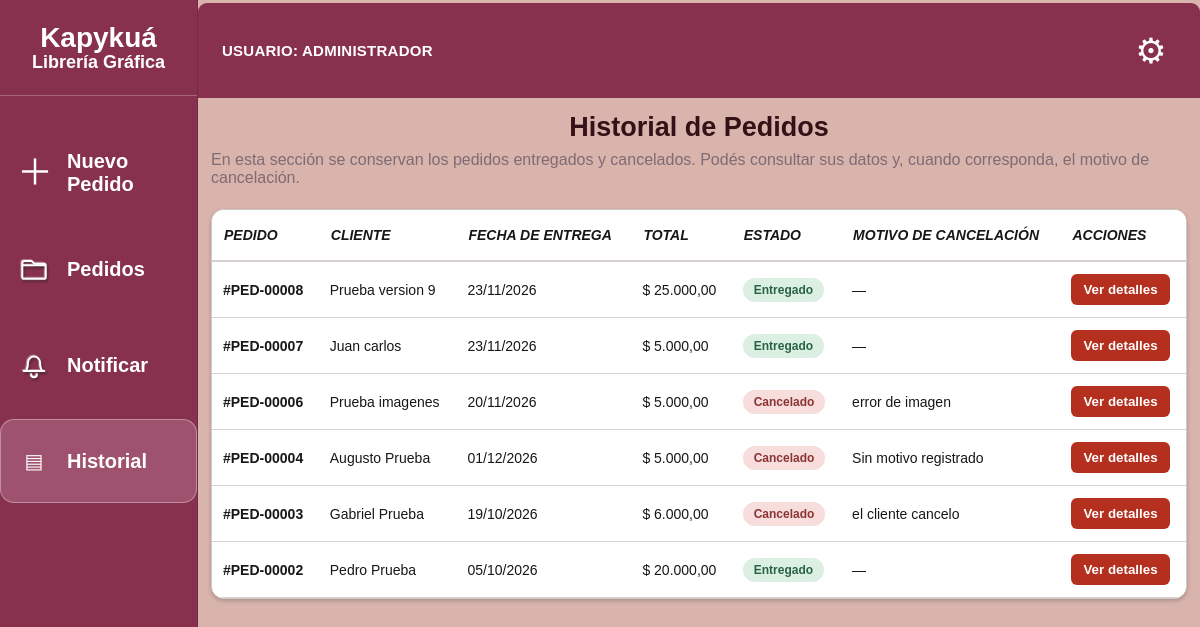
/kapykua/index.php?vista=historial (signed in), run on the app's committed database.
### tables this page shows
CREATE TABLE `pedido` (
  `idPedido` int(11) NOT NULL,
  `fechaRegistro` datetime DEFAULT current_timestamp(),
  `fechaEntrega` date NOT NULL,
  `precioTotal` decimal(10,2) NOT NULL DEFAULT 0.00,
  `idCliente` int(11) NOT NULL,
  `idEstado` int(11) NOT NULL,
  `motivoCancelacion` varchar(500) DEFAULT NULL,
  `idUsuario` int(11) NOT NULL
);

CREATE TABLE `cliente` (
  `idCliente` int(11) NOT NULL,
  `nombre` varchar(20) NOT NULL,
  `telefono` varchar(20) DEFAULT NULL
);

CREATE TABLE `estadopedido` (
  `idEstado` int(11) NOT NULL,
  `descripcionEstado` varchar(150) NOT NULL
);

### kapykua/index.php (the view, shortened to what the rows shown need)
<?php
require_once "conexion.php";
    ?><?php
$productos = [];
$resultadoProductos = $conn->query(
    "SELECT idProducto, nombre, descripcion, precio
     FROM producto
     ORDER BY nombre ASC, idProducto ASC"
);
if ($resultadoProductos) {
    while ($producto = $resultadoProductos->fetch_assoc()) {
        $productos[] = $producto;
    }
}
$mediosPago = [];
$resultadoMedios = $conn->query(
    "SELECT idMedioPago, nombre
     FROM mediopago
     ORDER BY idMedioPago ASC"
);
if ($resultadoMedios) {
    while ($medio = $resultadoMedios->fetch_assoc()) {
        $mediosPago[] = $medio;
    }
}
$vistaSolicitada = $_GET["vista"] ?? $_POST["vista"] ?? "nuevo";
$vista = in_array($vistaSolicitada, ["nuevo", "pedidos", "notificar", "historial"], true)
    ? $vistaSolicitada
    : "nuevo";
$pedidos = [];
if (in_array($vista, ["pedidos", "notificar", "historial"], true)) {
    $sqlPedidos = "
        SELECT
            p.idPedido,
            p.idEstado,
            p.fechaEntrega,
            p.precioTotal,
            p.motivoCancelacion,
            c.nombre AS cliente,
            c.telefono,
            ep.descripcionEstado AS estado,
            GROUP_CONCAT(
                CONCAT(pr.nombre, ' (', dp.cantidad, ')')
                ORDER BY pr.nombre SEPARATOR '||'
            ) AS productos,
            GROUP_CONCAT(
                CONCAT(
                    dp.idDetalle, '||',
                    COALESCE(dp.idDiseño, 0), '||',
                    pr.nombre, '||',
                    dp.cantidad, '||',
                    dp.precioUnitario, '||',
                    COALESCE(d.descripcion, ''), '||',
                    COALESCE(d.archivo, '')
                )
                ORDER BY pr.nombre SEPARATOR '##'
            ) AS detalle_productos
        FROM pedido p
        INNER JOIN cliente c ON c.idCliente = p.idCliente
        LEFT JOIN estadopedido ep ON ep.idEstado = p.idEstado
        LEFT JOIN detallepedido dp ON dp.idPedido = p.idPedido
        LEFT JOIN producto pr ON pr.idProducto = dp.idProducto
        LEFT JOIN diseño d ON d.idDiseño = dp.idDiseño
        WHERE " . (
            $vista === "historial"
                ? "LOWER(ep.descripcionEstado) IN ('entregado','cancelado')"
                : ($vista === "pedidos"
                    ? "LOWER(ep.descripcionEstado) NOT IN ('terminado','entregado','cancelado')"
                    : "1 = 0")
        ) . "
        GROUP BY p.idPedido, p.idEstado, p.fechaEntrega, p.precioTotal, p.motivoCancelacion,
                 c.nombre, c.telefono, ep.descripcionEstado
        ORDER BY p.idPedido DESC
    ";
    $resultadoPedidos = $conn->query($sqlPedidos);
    if ($resultadoPedidos) {
        while ($pedido = $resultadoPedidos->fetch_assoc()) {
            $pedidos[] = $pedido;
        }
    }
}
?>
<!DOCTYPE html>
<html lang="es">
<head>
    <link rel="stylesheet" href="style.css">
</head>
<body>
<div class="app">
    <div class="principal">
        <main class="contenido">
            <?php if ($vista === "nuevo"): ?>
            <form method="POST" id="pedidoForm" enctype="multipart/form-data">
                <div class="pasos">
                    <section class="paso abierto" data-paso="1">
                        <div class="titulo-paso">
                            <span class="numero">1</span>
                            <h2>DATOS DEL CLIENTE</h2>
                            <button type="button" class="flecha" data-abrir="1">&gt;</button>
                        </div>
                        <div class="contenido-oculto">
                            <div class="campo">
                                <label for="nombre">Nombre *</label>
                                <input type="text" id="nombre" name="nombre" maxlength="20" required>
                            </div>
                            <div class="campo">
                                <label for="telefono">Teléfono</label>
                                <input type="tel" id="telefono" name="telefono" maxlength="20">
                            </div>
                            <div class="botonera">
                                <button type="button" class="btn-siguiente" data-siguiente="2">
                                    Siguiente &gt;
                                </button>
                            </div>
                        </div>
                    </section>
                    <section class="paso cerrado" data-paso="2">
                        <div class="titulo-paso">
                            <span class="numero">2</span>
                            <h2>INFORMACIÓN DEL PEDIDO</h2>
                            <button type="button" class="flecha" data-abrir="2">&gt;</button>
                        </div>
                        <div class="contenido-oculto">
                            <div id="listaDetallesPedido">
                                <div class="detalle-producto campo-detalle" data-detalle>
                                    <div class="detalle-producto-encabezado"><h3>Producto 1</h3></div>
                                    <div class="campo">
                                        <label>Producto *</label>
                                        <select name="producto[]" required>
                                            <option value="">Seleccione un producto</option>
                                            <?php foreach ($productos as $producto): ?>
                                                <option value="<?php echo (int)$producto["idProducto"]; ?>"><?php echo htmlspecialchars($producto["nombre"] . (!empty($producto["descripcion"]) ? " - " . $producto["descripcion"] : "")); ?></option>
                                            <?php endforeach; ?>
                                        </select>
                                    </div>
                                    <div class="fila">
                                        <div class="campo"><label>Cantidad *</label><input type="number" name="cantidad[]" min="1" value="1" required></div>
                                        <div class="campo"><label>Precio acordado por este detalle *</label><input type="number" name="precio_acordado[]" min="0" step="0.01" placeholder="0.00" required></div>
                                    </div>
                                    <div class="campo"><label>Descripción e indicaciones</label><textarea name="diseno[]" rows="3" maxlength="1000" placeholder="Describí el diseño solicitado y cualquier indicación importante para este producto..."></textarea></div>
                                    <div class="campo"><label>Archivos del diseño (opcional)</label><input type="file" name="archivos[0][]" multiple accept=".jpg,.jpeg,.png,.webp,.pdf"><small>Podés adjuntar varios JPG, PNG, WEBP o PDF. Máximo 8 MB por archivo.</small></div>
                                    <button type="button" class="btn-quitar-detalle" data-eliminar-detalle disabled>Eliminar producto</button>
                                </div>
                            </div>
                            <button type="button" class="btn-agregar-detalle" id="agregarDetalle">+ Agregar nuevo producto</button>
                            <div class="resumen"><div><span>Total de productos</span><strong id="totalPedidoVisual">$ 0,00</strong></div></div>
                            <div class="botonera">
                                <button type="button" class="btn-atras" data-anterior="1">
                                    &lt; Atrás
                                </button>
                                <button type="button" class="btn-siguiente" data-siguiente="3">
                                    Siguiente &gt;
                                </button>
                            </div>
                        </div>
                    </section>
                    <section class="paso cerrado" data-paso="3">
                        <div class="titulo-paso">
                            <span class="numero">3</span>
                            <h2>FECHA DE ENTREGA</h2>
                            <button type="button" class="flecha" data-abrir="3">&gt;</button>
                        </div>
                        <div class="contenido-oculto">
                            <div class="campo">
                                <label for="fecha_entrega">Fecha *</label>
                                <input type="date" id="fecha_entrega" name="fecha_entrega" required>
                            </div>
                            <div class="botonera">
                                <button type="button" class="btn-atras" data-anterior="2">
                                    &lt; Atrás
                                </button>
                                <button type="button" class="btn-siguiente" data-siguiente="4">
                                    Siguiente &gt;
                                </button>
                            </div>
                        </div>
                    </section>
                    <section class="paso cerrado" data-paso="4">
                        <div class="titulo-paso">
                            <span class="numero">4</span>
                            <h2>PAGO</h2>
                            <button type="button" class="flecha" data-abrir="4">&gt;</button>
                        </div>
                        <div class="contenido-oculto">
                            <div class="resumen">
                                <div>
                                    <span>Precio total</span>
                                    <strong id="totalVisual">$ 0,00</strong>
                                </div>
                            </div>
                            <div class="fila">
                                <div class="campo">
                                    <label for="monto">Monto de la seña *</label>
                                    <input
                                        type="number"
                                        id="monto"
                                        name="monto"
                                        min="0.01"
                                        step="0.01"
                                        placeholder="0.00"
                                        required
                                    >
                                </div>
                                <div class="campo">
                                    <label for="medio_pago">Medio de pago *</label>
                                    <select id="medio_pago" name="medio_pago" required>
                                        <option value="">Seleccione un medio</option>
                                        <?php foreach ($mediosPago as $medio): ?>
                                            <option value="<?php echo (int)$medio["idMedioPago"]; ?>">
                                                <?php echo htmlspecialchars($medio["nombre"]); ?>
                                            </option>
                                        <?php endforeach; ?>
                                    </select>
                                </div>
                            </div>
                            <div class="botonera">
                                <button type="button" class="btn-atras" data-anterior="3">
                                    &lt; Atrás
                                </button>
                                <button type="submit" class="btn-registrar">
                                    Registrar pedido
                                </button>
                            </div>
                        </div>
                    </section>
                </div>
            </form>
            <?php elseif ($vista === "historial"): ?>
            <section class="seguimiento historial">
                <h1>Historial de Pedidos</h1>
                <?php if (count($pedidos) === 0): ?>
                    <div class="sin-pedidos">
                        <h2>No hay pedidos en el historial</h2>
                        <p>Los pedidos aparecerán aquí cuando su estado sea «Entregado» o «Cancelado».</p>
                    </div>
                <?php else: ?>
                    <div class="tabla-notificaciones-contenedor">
                        <table class="tabla-notificaciones tabla-historial">
                            <thead>
                                <tr>
                                    <th>Pedido</th>
                                    <th>Cliente</th>
                                    <th>Fecha de entrega</th>
                                    <th>Total</th>
                                    <th>Estado</th>
                                    <th>Motivo de cancelación</th>
                                    <th>Acciones</th>
                                </tr>
                            </thead>
                            <tbody>
                                <?php foreach ($pedidos as $pedidoHist): ?>
                                    <?php
                                        $estadoHist = $pedidoHist["estado"] ?: "Sin estado";
                                        $claseHist = strtolower(trim($estadoHist));
                                        $claseHist = strtr($claseHist, ["á"=>"a", "é"=>"e", "í"=>"i", "ó"=>"o", "ú"=>"u", "ñ"=>"n"]);
                                        $claseHist = preg_replace('/[^a-z0-9]+/i', '-', $claseHist);
                                    ?>
                                    <tr>
                                        <td class="celda-pedido">#PED-<?php echo str_pad((string)$pedidoHist["idPedido"], 5, "0", STR_PAD_LEFT); ?></td>
                                        <td><?php echo htmlspecialchars($pedidoHist["cliente"]); ?></td>
                                        <td><?php echo !empty($pedidoHist["fechaEntrega"]) ? date("d/m/Y", strtotime($pedidoHist["fechaEntrega"])) : "—"; ?></td>
                                        <td>$ <?php echo number_format((float)$pedidoHist["precioTotal"], 2, ",", "."); ?></td>
                                        <td><span class="estado estado-<?php echo htmlspecialchars($claseHist); ?>"><?php echo htmlspecialchars($estadoHist); ?></span></td>
                                        <td><?php echo mb_strtolower($estadoHist, "UTF-8") === "cancelado" ? htmlspecialchars($pedidoHist["motivoCancelacion"] ?: "Sin motivo registrado") : "—"; ?></td>
                                        <td><button type="button" class="btn-detalles-historial" aria-expanded="false">Ver detalles</button></td>
                                    </tr>
                                <?php endforeach; ?>
                            </tbody>
                        </table>
                    </div>
                <?php endif; ?>
            </section>
            <?php endif; ?>
        </main>
    </div>
</div>
</body>
</html>

### data on the page
pedido: idPedido "00008", idCliente.nombre "Prueba version 9", fechaEntrega "23/11/2026", precioTotal "25.000,00", idEstado.descripcionEstado "Entregado"
pedido: idPedido "00007", idCliente.nombre "Juan carlos", fechaEntrega "23/11/2026", precioTotal "5.000,00", idEstado.descripcionEstado "Entregado"
pedido: idPedido "00006", idCliente.nombre "Prueba imagenes", fechaEntrega "20/11/2026", precioTotal "5.000,00", idEstado.descripcionEstado "Cancelado", motivoCancelacion "error de imagen"
pedido: idPedido "00004", idCliente.nombre "Augusto Prueba", fechaEntrega "01/12/2026", precioTotal "5.000,00", idEstado.descripcionEstado "Cancelado", motivoCancelacion "Sin motivo registrado"
pedido: idPedido "00003", idCliente.nombre "Gabriel Prueba", fechaEntrega "19/10/2026", precioTotal "6.000,00", idEstado.descripcionEstado "Cancelado", motivoCancelacion "el cliente cancelo"
pedido: idPedido "00002", idCliente.nombre "Pedro Prueba", fechaEntrega "05/10/2026", precioTotal "20.000,00", idEstado.descripcionEstado "Entregado"

### other printed values
$_SESSION["nombre"] "ADMINISTRADOR"
